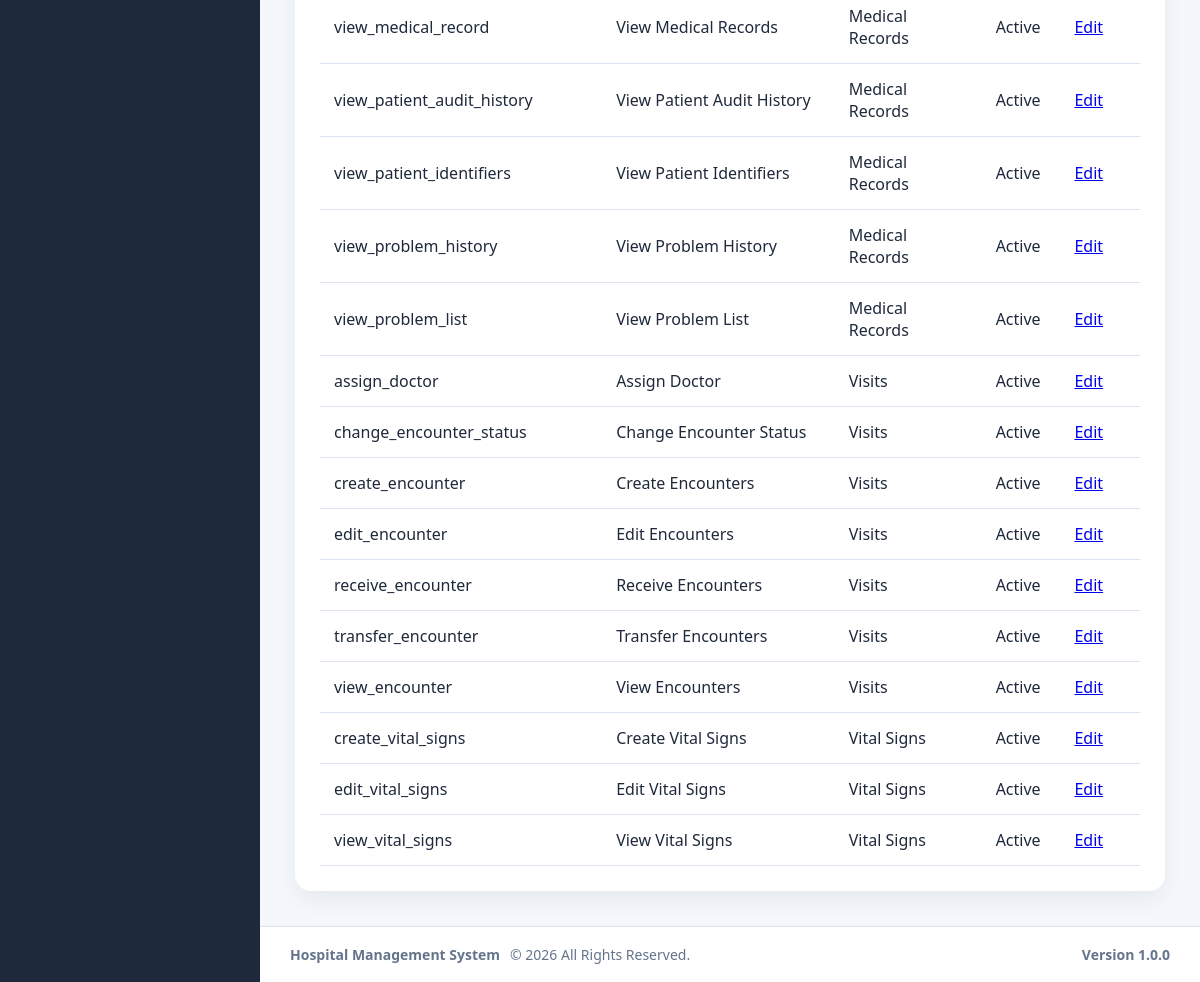
The app's page /modules/administration/permissions/index.php (signed in, lower part), older data.
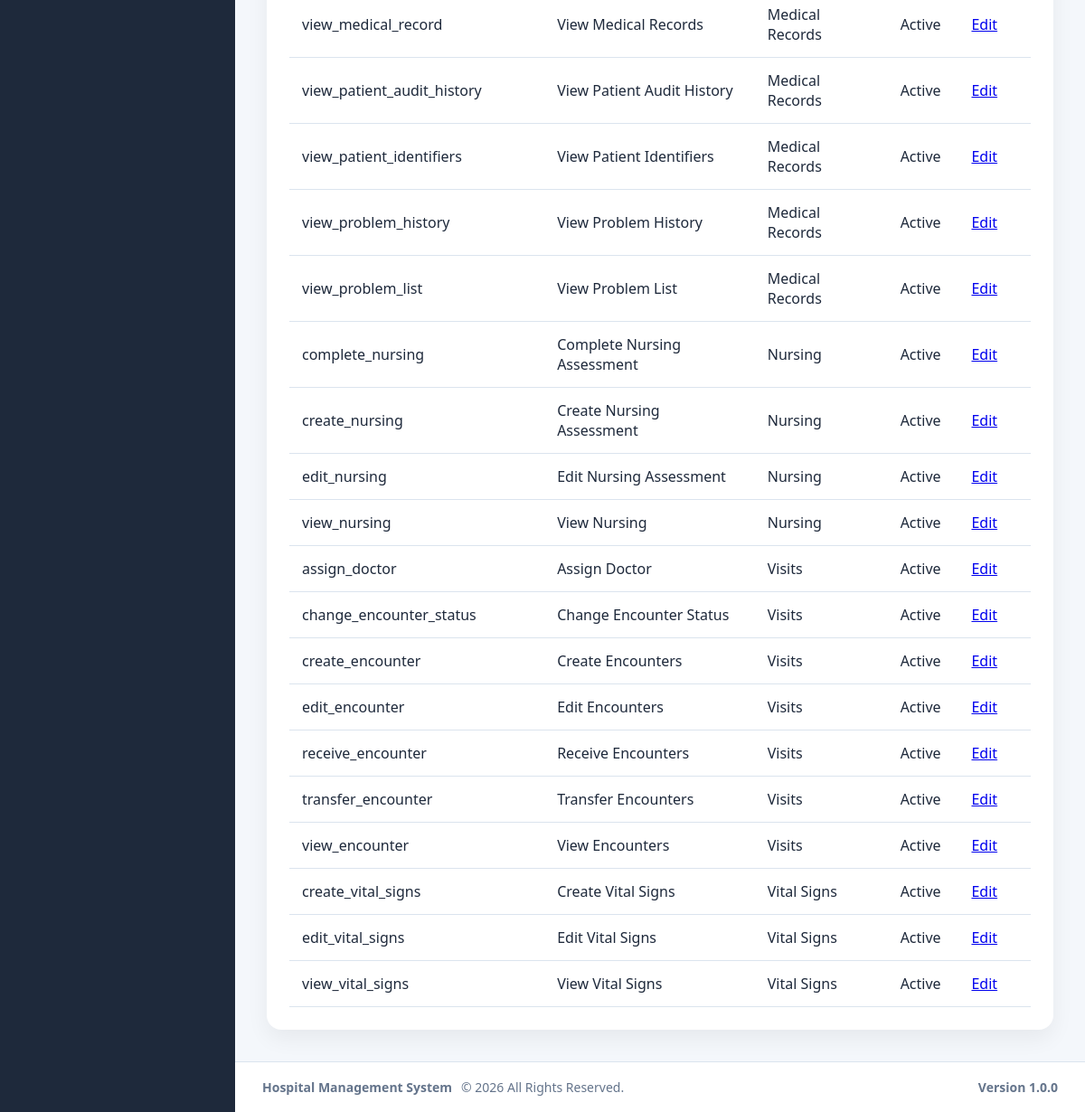
The same page, newer data.
### tables this page shows
CREATE TABLE `permissions` (
  `id` int(11) NOT NULL AUTO_INCREMENT,
  `permission_key` varchar(100) NOT NULL,
  `permission_name` varchar(150) NOT NULL,
  `module` varchar(100) NOT NULL,
  `description` text DEFAULT NULL,
  `is_active` tinyint(1) NOT NULL DEFAULT 1,
  `created_at` timestamp NOT NULL DEFAULT current_timestamp(),
  `updated_at` timestamp NULL DEFAULT NULL ON UPDATE current_timestamp(),
  PRIMARY KEY (`id`),
  UNIQUE KEY `uq_permissions_key` (`permission_key`),
  KEY `idx_permissions_module` (`module`),
  KEY `idx_permissions_active` (`is_active`)
);

### config/app.php (called while the page is built, shortened)
<?php
$configuredEnvironment = strtolower(trim((string)getenv('HMS_APP_ENV')));
$allowedEnvironments = ['development', 'testing', 'production'];
$applicationEnvironment = in_array(
    $configuredEnvironment,
    $allowedEnvironments,
    true
) ? $configuredEnvironment : 'production';
$developmentBypassValue = strtolower(
    trim((string)getenv('HMS_ENABLE_DEV_AUTH_BYPASS'))
);
$developmentAuthBypass = $applicationEnvironment === 'development'
    && in_array(
        $developmentBypassValue,
        ['1', 'true', 'yes', 'on'],
        true
    );
$configuredDocumentStorageRoot = trim(
    (string)getenv('HMS_DOCUMENT_STORAGE_ROOT')
);
$documentStorageRoot = $configuredDocumentStorageRoot !== ''
    ? $configuredDocumentStorageRoot
    : dirname(__DIR__, 3) . DIRECTORY_SEPARATOR . 'hms_secure_documents';
return [
    'app' => [
        'name' => 'Hospital Management System',
        'version' => '1.0.0',
        'timezone' => 'Africa/Lagos',
        'environment' => $applicationEnvironment,
        'development_auth_bypass' => $developmentAuthBypass,
        'base_url' => '/hospital_management_system'
    ],
    'hospital' => [
        'code' => 'HMS',
        'name' => 'Hospital Management System',
        'currency' => '₦'
    ],
    'database' => [
        'host' => 'localhost',
        'name' => 'hospital_management_system',
        'user' => 'root',
        'pass' => ''
    ],
    'security' => [
        'max_failed_login_attempts' => 5,
        'session_timeout_seconds' => 1800
    ],
    'documents' => [
        'storage_root' => $documentStorageRoot,
        'storage_provider' => 'local'
    ]
];

### config/helpers.php (called while the page is built, shortened)
<?php
function e($value): string
{
    return htmlspecialchars(
        (string)$value,
        ENT_QUOTES,
        'UTF-8'
    );
}

### modules/administration/partials/bootstrap.php (called while the page is built, shortened)
<?php
require_once __DIR__ . '/../../../config/auth.php';
require_once __DIR__ . '/../../../config/database.php';
require_once __DIR__ . '/../../../config/helpers.php';
require_once __DIR__ . '/../../../services/PermissionService.php';
require_once __DIR__ . '/../../../services/UserDepartmentService.php';
$permissionService = new PermissionService($pdo);

### services/PermissionService.php (called while the page is built, shortened)
<?php
class PermissionService
{
    private PDO $pdo;
    public function __construct(PDO $pdo, ?SettingsService $settingsService = null)
    {
        $this->pdo = $pdo;
    }
    public function listPermissions(bool $includeInactive = true): array
    {
        $sql = '
            SELECT id, permission_key, permission_name, module,
                   description, is_active, created_at, updated_at
            FROM permissions
        ';
        $sql .= ' ORDER BY module, permission_name';
        try {
            return $this->pdo->query($sql)->fetchAll(PDO::FETCH_ASSOC);
        } catch (Throwable $exception) {
            return [];
        }
    }
}

### modules/administration/permissions/index.php (the view, shortened to what this page needs)
<?php
require_once __DIR__ . '/../partials/bootstrap.php';
$permissions = $permissionService->listPermissions();
require_once __DIR__ . '/../../../layouts/header.php';
require_once __DIR__ . '/../../../layouts/sidebar.php';
?>
<main class="content">
    <section class="card">
        <table>
            <tbody><?php foreach ($permissions as $permission): ?>
                <tr>
                    <td><?= e($permission['permission_key']) ?></td>
                    <td><?= e($permission['permission_name']) ?></td>
                    <td><?= e($permission['module']) ?></td>
                    <td><?= !empty($permission['is_active']) ? 'Active' : 'Inactive' ?></td>
                    <td><a href="edit.php?id=<?= (int)$permission['id'] ?>">Edit</a></td>
                </tr>
            <?php endforeach; ?></tbody>
        </table>
    </section>
</main>
<?php require_once __DIR__ . '/../../../layouts/footer.php'; ?>

### layouts/header.php (shortened to what this page needs)
<?php
require_once __DIR__ . '/../config/helpers.php';
$config = require __DIR__ . '/../config/app.php';
$baseUrl = rtrim(
    $config['app']['base_url'],
    '/'
);
?>
<!DOCTYPE html>
<html lang="en">
<head>
    <link
        rel="stylesheet"
        href="<?= e($baseUrl) ?>/assets/css/dashboard.css">
</head>
<body>
<div class="wrapper">

### layouts/sidebar.php (shortened to what this page needs)
<?php
if ($currentUser && isset($pdo)) {
    require_once __DIR__ . '/../services/PermissionService.php';
}
?>
<aside class="sidebar">
</aside>
<div class="main-container">

### layouts/footer.php (shortened to what this page needs)
<?php
$currentYear = date('Y');
$config = require __DIR__ . '/../config/app.php';
?>
<footer class="footer">
    <div class="footer-left">
        <strong>Hospital Management System</strong>
        <span>
            © <?= $currentYear ?>
            All Rights Reserved.
        </span>
    </div>
    <div class="footer-right">
        Version 1.0.0
    </div>
</footer>
</div>
</div>
</body>
</html>

### assets/css/dashboard.css (style rules this page uses)
* { margin:0; padding:0; box-sizing:border-box; }
:root { --primary:#2563eb; --primary-dark:#1d4ed8; --success:#16a34a; --warning:#f59e0b; --danger:#dc2626; --sidebar:#1e293b; --sidebar-hover:#334155; --background:#f4f7fb; --white:#ffffff; --border:#dbe4ee; --text:#1e293b; --text-light:#64748b; --shadow:0 10px 25px rgba(0,0,0,.06); }
body { font-family: "Segoe UI", Tahoma, Geneva, Verdana, Arial, sans-serif; background:var(--background); color:var(--text); }
.wrapper { display:flex; min-height:100vh; }
.sidebar { width:260px; background:var(--sidebar); color:#fff; padding:30px 20px; }
.content { flex:1; padding:35px; }
.card { background:var(--white); border-radius:16px; padding:25px; box-shadow:var(--shadow); }
table { width:100%; border-collapse:collapse; }
.footer { display:flex; justify-content:space-between; align-items:center; padding:18px 30px; background:#ffffff; border-top:1px solid var(--border); color:var(--text-light); font-size:14px; }
.footer-left { display:flex; align-items:center; gap:10px; }
.footer-right { font-weight:600; }
.main-container { flex:1; display:flex; flex-direction:column; min-height:100vh; }

Row changes from the older to the newer data that the page shows:
added permissions: permission_key "complete_nursing", permission_name "Complete Nursing Assessment", module "Nursing", is_active "Active"
added permissions: permission_key "create_nursing", permission_name "Create Nursing Assessment", module "Nursing", is_active "Active"
added permissions: permission_key "edit_nursing", permission_name "Edit Nursing Assessment", module "Nursing", is_active "Active"
added permissions: permission_key "view_nursing", permission_name "View Nursing", module "Nursing", is_active "Active"
